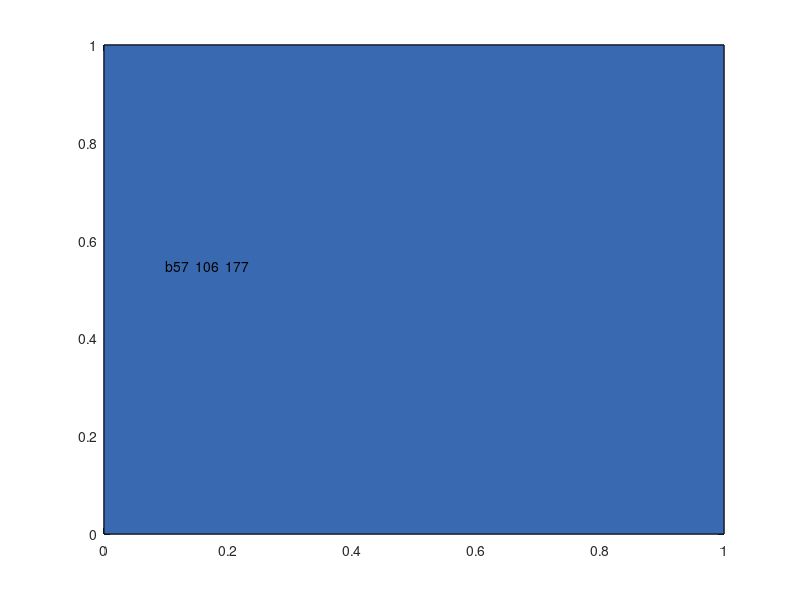

Here is the MATLAB script that generated this plot: (Note: this script raises an error after producing the figure.)
%% Graph: Color Usage non-Spectrum
% *back to <https://fanwangecon.github.io Fan>'s
% <https://fanwangecon.github.io/M4Econ/ Reusable Matlab Codes>
% Table of Content.*

%% Good Colors to Use Darker
% Nice darker light colors to use in matlab.

close all

blue = [57 106 177]./255;
red = [204 37 41]./255;
black = [83 81 84]./255;
green = [62 150 81]./255;
brown = [146 36 40]./255;
purple = [107 76 154]./255;
cl_colors = {blue, red, black, ...
             green, brown, purple};
cl_str_clr_names = ["blue", "red", "black", "green", "brown", "purple"];

for it_color=1:length(cl_colors)
    
    figure();
    x = [0 1 1 0];
    y = [0 0 1 1];
    fill(x, y, cl_colors{it_color});
    st_text = [cl_str_clr_names(it_color) num2str(round(cl_colors{it_color}*255))];
    hText = text(.10,.55, st_text);
    hText.Color = 'white';
    hText.FontSize = 30; 
    snapnow;
    
end

%% Good Colors to Use Lighter
% Nice ligher colors to use in matlab.

close all

blue = [114 147 203]./255;
red = [211 94 96]./255;
black = [128 133 133]./255;
green = [132 186 91]./255;
brown = [171 104 87]./255;
purple = [144 103 167]./255;
cl_colors = {blue, red, black, ...
             green, brown, purple};
cl_str_clr_names = ["blue", "red", "black", "green", "brown", "purple"];

for it_color=1:length(cl_colors)
    
    figure();
    x = [0 1 1 0];
    y = [0 0 1 1];
    fill(x, y, cl_colors{it_color});
    
    st_text = [cl_str_clr_names(it_color) num2str(round(cl_colors{it_color}*255))];
    hText = text(.10,.55, st_text);
    hText.Color = 'white';
    hText.FontSize = 30; 
    snapnow;
    
end

%% Matlab has a graphical tool for picking color
% https://www.mathworks.com/help/matlab/ref/uisetcolor.html
% enter uisetcolor
% pick color from new window and color values will appear
% uisetcolor

figure();
hold on;

x = rand([10,1]);
y = rand([10,1]);

% Then can use for plot
plot(x,y,'Color',[.61 .51 .74]);

% Can use for Scatter
scatter(x, y, 10, ...
    'MarkerEdgeColor', [.61 .51 .74], 'MarkerFaceAlpha', 0.1, ...
    'MarkerFaceColor', [.61 .51 .74], 'MarkerEdgeAlpha', 0.1);
